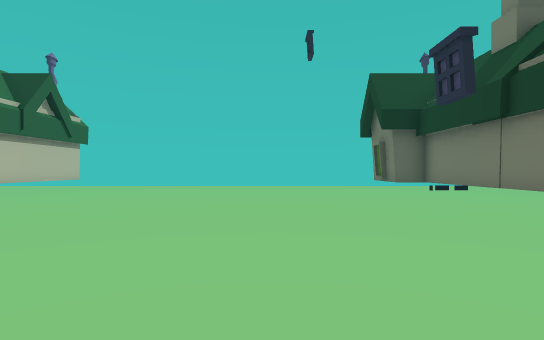
view 1 (above)

16 first-person views from a walk through a 3-D level made in the Unity game engine. The camera is 1.4 m above the floor, looks level and sees 80° across. The floor is counted in squares, 2 m on a side. Each view is taken from the middle of a square. On the plan, view 1 faces up. The plan holds only what a view shows up to about 10 squares ahead; the rest is blank.

view 2
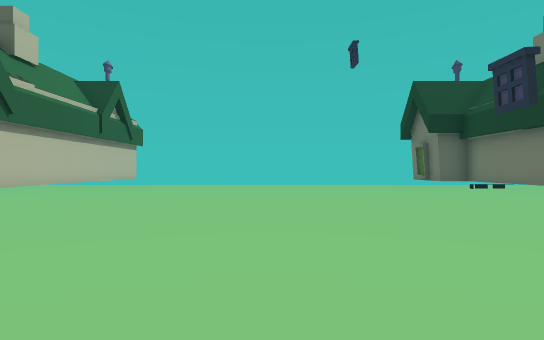

view 3
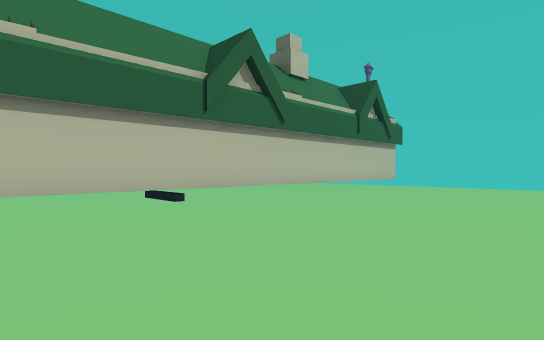

view 4
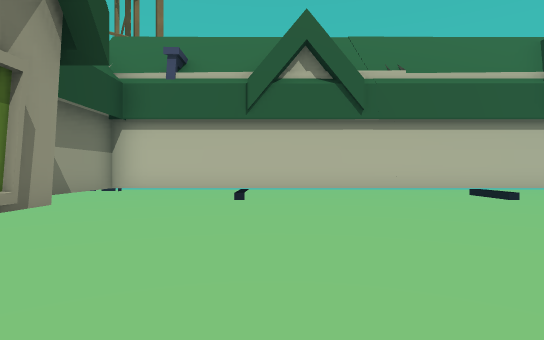

view 5
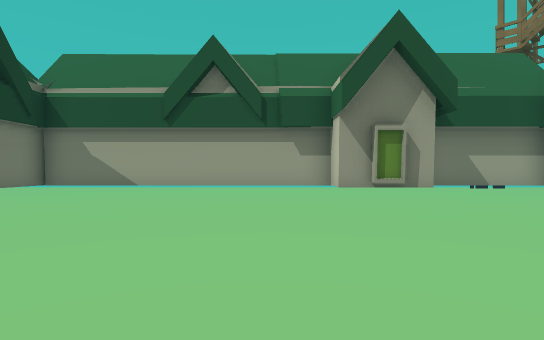

view 6
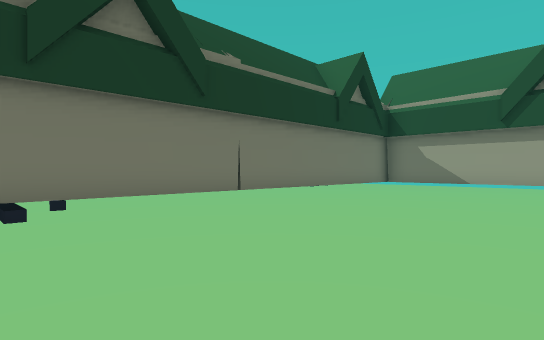

view 7
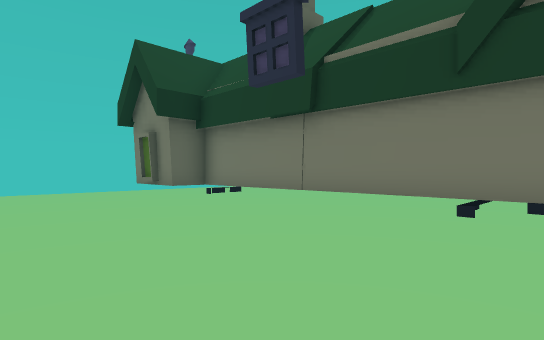

view 8
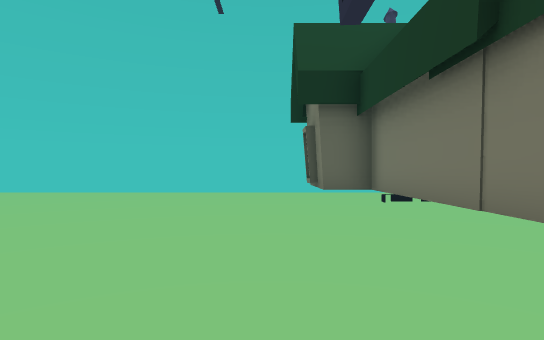

view 9
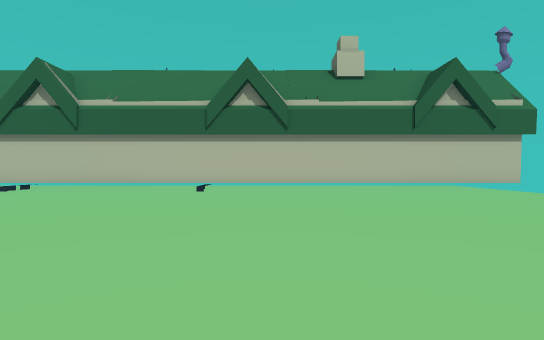

view 10
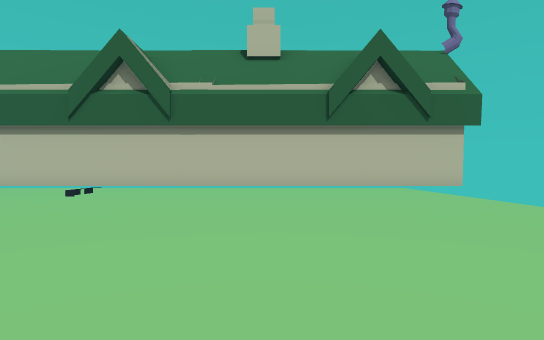

view 11
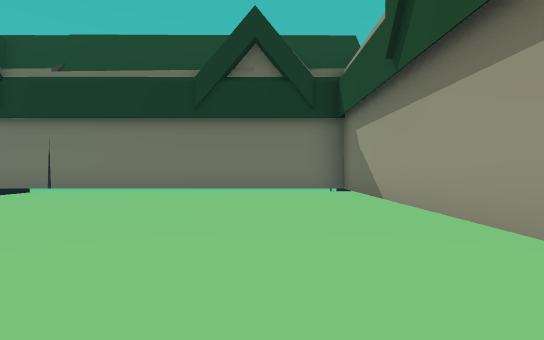

view 12
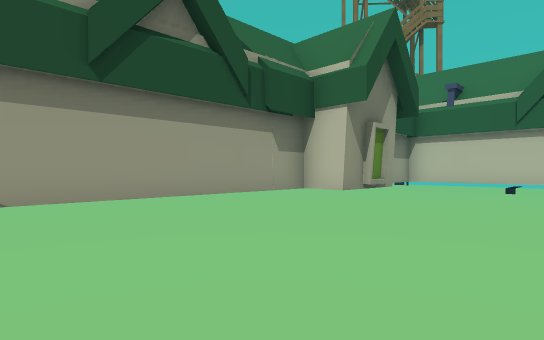

view 13
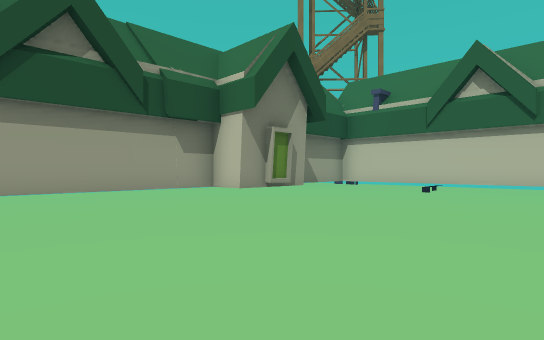

view 14
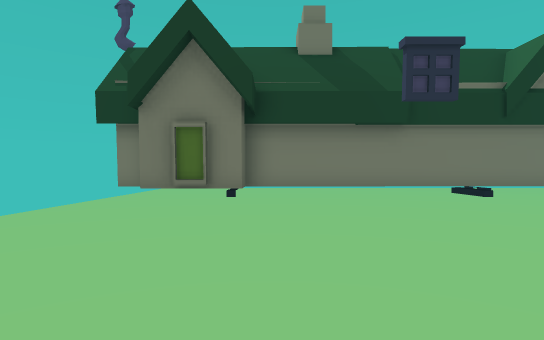

view 15
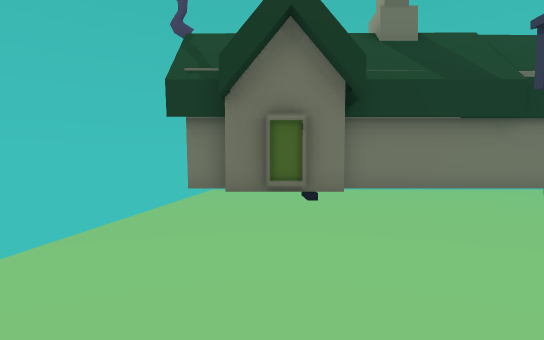

view 16
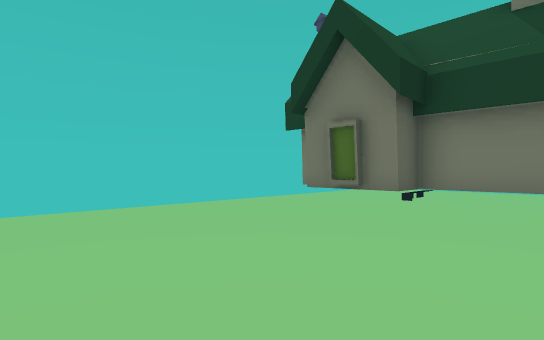

### Floor plan
Key: @ floor where view 1 was taken; . floor; B building.
Columns run from 10 left of view 1 to 9 right of it. Each row starts with its distance up from view 1.
 14  .................
 13 BB.............BBB
 12 BB............BBBB
 11 BB............BBBB
 10 BB.............BBB
  9 BB.............BBB
  8 BB.............BBB .
  7 BB.............BBB
  6 BB.............BBB
  5 BB.............BBB
  4 BB.............BBB
  3 BB.............BBB
  2 BB.............BBB
  1 BB.............BB
  0 BB........@....BBB
 -1 BB.............BBB
 -2 BB.............BBB
 -3 BB.............BBB
 -4 BB.............BBB
 -5 BB....BB.......BBB
 -6   BBBBBBBBBBBBBBBB
 -7   BBB BBBBBBBBBB..

Positions as (right, up) in squares from view 1, and headings:
1: (0, 0), facing up
2: (-2, -1), facing up
3: (-2, 0), facing up-left
4: (-1, -2), facing left
5: (-1, 3), facing down
6: (0, 5), facing down-right
7: (0, 3), facing up-right
8: (3, 4), facing up
9: (2, 6), facing left
10: (0, 9), facing left
11: (-2, -4), facing right
12: (3, -1), facing down-left
13: (2, 1), facing down-left
14: (-3, 10), facing right
15: (-2, 12), facing right
16: (-2, 8), facing up-right
